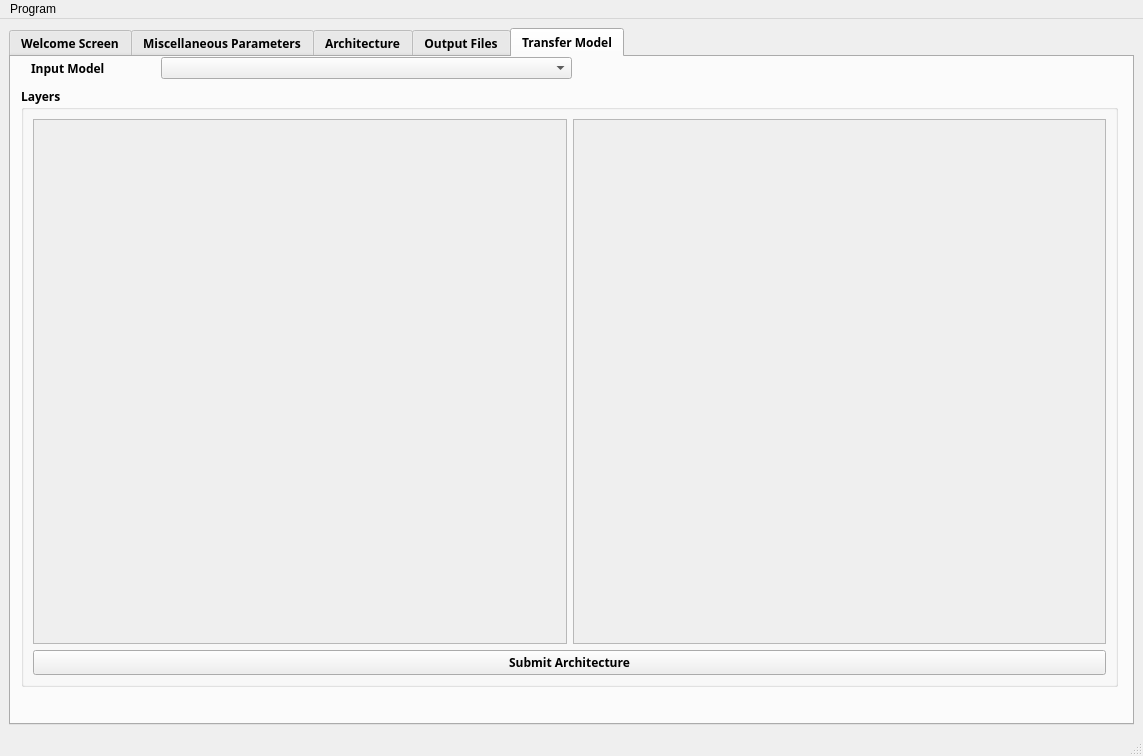
<?xml version="1.0" encoding="UTF-8"?>
<ui version="4.0">
 <class>MainWindow</class>
 <widget class="QMainWindow" name="MainWindow">
  <property name="geometry">
   <rect>
    <x>0</x>
    <y>0</y>
    <width>1143</width>
    <height>756</height>
   </rect>
  </property>
  <property name="windowTitle">
   <string>MainWindow</string>
  </property>
  <widget class="QWidget" name="centralwidget">
   <layout class="QVBoxLayout" name="verticalLayout_11">
    <item>
     <widget class="QTabWidget" name="tabWidget">
      <property name="sizePolicy">
       <sizepolicy hsizetype="Expanding" vsizetype="Expanding">
        <horstretch>0</horstretch>
        <verstretch>0</verstretch>
       </sizepolicy>
      </property>
      <property name="font">
       <font>
        <family>Siemens Sans</family>
        <weight>75</weight>
        <bold>true</bold>
       </font>
      </property>
      <property name="autoFillBackground">
       <bool>false</bool>
      </property>
      <property name="styleSheet">
       <string notr="true"/>
      </property>
      <property name="currentIndex">
       <number>4</number>
      </property>
      <widget class="QWidget" name="Dashboard">
       <attribute name="title">
        <string>Welcome Screen</string>
       </attribute>
       <layout class="QVBoxLayout" name="verticalLayout_10">
        <item>
         <widget class="QLabel" name="label">
          <property name="font">
           <font>
            <family>Siemens Sans</family>
            <pointsize>14</pointsize>
            <weight>75</weight>
            <bold>true</bold>
           </font>
          </property>
          <property name="styleSheet">
           <string notr="true"/>
          </property>
          <property name="text">
           <string>&lt;html&gt;&lt;head/&gt;&lt;body&gt;&lt;p align=&quot;center&quot;&gt;Application Specific Deep Learning Accelerator&lt;/p&gt;&lt;/body&gt;&lt;/html&gt;</string>
          </property>
         </widget>
        </item>
       </layout>
      </widget>
      <widget class="QWidget" name="Params">
       <attribute name="title">
        <string>Miscellaneous Parameters</string>
       </attribute>
       <layout class="QVBoxLayout" name="verticalLayout_16">
        <item>
         <layout class="QVBoxLayout" name="Params_Layout">
          <property name="bottomMargin">
           <number>29</number>
          </property>
          <item>
           <layout class="QHBoxLayout" name="horizontalLayout_6">
            <item>
             <layout class="QFormLayout" name="formLayout">
              <item row="0" column="0">
               <spacer name="verticalSpacer_7">
                <property name="orientation">
                 <enum>Qt::Vertical</enum>
                </property>
                <property name="sizeHint" stdset="0">
                 <size>
                  <width>20</width>
                  <height>40</height>
                 </size>
                </property>
               </spacer>
              </item>
              <item row="1" column="0">
               <widget class="QLabel" name="inputWidth_label">
                <property name="text">
                 <string>Input Width</string>
                </property>
               </widget>
              </item>
              <item row="1" column="1">
               <widget class="QLineEdit" name="inputWidth_lineEdit"/>
              </item>
              <item row="2" column="0">
               <spacer name="verticalSpacer_9">
                <property name="orientation">
                 <enum>Qt::Vertical</enum>
                </property>
                <property name="sizeHint" stdset="0">
                 <size>
                  <width>20</width>
                  <height>40</height>
                 </size>
                </property>
               </spacer>
              </item>
              <item row="3" column="0">
               <widget class="QLabel" name="inputTypeLabel">
                <property name="text">
                 <string>Input Type</string>
                </property>
               </widget>
              </item>
              <item row="3" column="1">
               <widget class="QComboBox" name="inputTypeComboBox"/>
              </item>
              <item row="4" column="0">
               <spacer name="verticalSpacer">
                <property name="orientation">
                 <enum>Qt::Vertical</enum>
                </property>
                <property name="sizeHint" stdset="0">
                 <size>
                  <width>20</width>
                  <height>40</height>
                 </size>
                </property>
               </spacer>
              </item>
              <item row="5" column="0">
               <widget class="QLabel" name="inputHeight_label">
                <property name="text">
                 <string>Input Height</string>
                </property>
               </widget>
              </item>
              <item row="5" column="1">
               <widget class="QLineEdit" name="inputHeight_lineEdit"/>
              </item>
              <item row="6" column="0">
               <spacer name="verticalSpacer_2">
                <property name="orientation">
                 <enum>Qt::Vertical</enum>
                </property>
                <property name="sizeHint" stdset="0">
                 <size>
                  <width>20</width>
                  <height>40</height>
                 </size>
                </property>
               </spacer>
              </item>
              <item row="7" column="0">
               <layout class="QGridLayout" name="gridLayout"/>
              </item>
              <item row="8" column="0">
               <widget class="QLabel" name="batchSize_label">
                <property name="text">
                 <string>Batch Size</string>
                </property>
               </widget>
              </item>
              <item row="8" column="1">
               <widget class="QLineEdit" name="batchSize_lineEdit"/>
              </item>
              <item row="9" column="0">
               <spacer name="verticalSpacer_3">
                <property name="orientation">
                 <enum>Qt::Vertical</enum>
                </property>
                <property name="sizeHint" stdset="0">
                 <size>
                  <width>20</width>
                  <height>40</height>
                 </size>
                </property>
               </spacer>
              </item>
              <item row="10" column="0">
               <widget class="QLabel" name="learningRate_label">
                <property name="text">
                 <string>Learning Rate</string>
                </property>
               </widget>
              </item>
              <item row="10" column="1">
               <widget class="QLineEdit" name="learningRate_lineEdit"/>
              </item>
              <item row="12" column="0">
               <widget class="QLabel" name="numberEpochs_label">
                <property name="text">
                 <string>Number of Epochs</string>
                </property>
               </widget>
              </item>
              <item row="12" column="1">
               <widget class="QLineEdit" name="numberEpochs_lineEdit"/>
              </item>
              <item row="11" column="0">
               <spacer name="verticalSpacer_4">
                <property name="orientation">
                 <enum>Qt::Vertical</enum>
                </property>
                <property name="sizeHint" stdset="0">
                 <size>
                  <width>20</width>
                  <height>40</height>
                 </size>
                </property>
               </spacer>
              </item>
              <item row="13" column="0">
               <spacer name="verticalSpacer_5">
                <property name="orientation">
                 <enum>Qt::Vertical</enum>
                </property>
                <property name="sizeHint" stdset="0">
                 <size>
                  <width>20</width>
                  <height>40</height>
                 </size>
                </property>
               </spacer>
              </item>
             </layout>
            </item>
            <item>
             <layout class="QVBoxLayout" name="verticalLayout_12">
              <item>
               <layout class="QVBoxLayout" name="verticalLayout_14">
                <property name="rightMargin">
                 <number>0</number>
                </property>
                <item>
                 <layout class="QVBoxLayout" name="verticalLayout_20">
                  <property name="spacing">
                   <number>7</number>
                  </property>
                  <item>
                   <spacer name="verticalSpacer_18">
                    <property name="orientation">
                     <enum>Qt::Vertical</enum>
                    </property>
                    <property name="sizeType">
                     <enum>QSizePolicy::Fixed</enum>
                    </property>
                    <property name="sizeHint" stdset="0">
                     <size>
                      <width>20</width>
                      <height>20</height>
                     </size>
                    </property>
                   </spacer>
                  </item>
                  <item>
                   <layout class="QHBoxLayout" name="horizontalLayout_9">
                    <item>
                     <widget class="QLabel" name="optimizer_label_4">
                      <property name="text">
                       <string>Optimizer:</string>
                      </property>
                     </widget>
                    </item>
                    <item>
                     <widget class="QLineEdit" name="selectedOptimizer_QLineEdit">
                      <property name="enabled">
                       <bool>false</bool>
                      </property>
                      <property name="styleSheet">
                       <string notr="true">QLineEdit{
	color: black;
}</string>
                      </property>
                     </widget>
                    </item>
                   </layout>
                  </item>
                  <item>
                   <widget class="QScrollArea" name="scrollArea_5">
                    <property name="widgetResizable">
                     <bool>true</bool>
                    </property>
                    <widget class="QWidget" name="scrollwidget_3">
                     <property name="geometry">
                      <rect>
                       <x>0</x>
                       <y>0</y>
                       <width>98</width>
                       <height>28</height>
                      </rect>
                     </property>
                     <layout class="QVBoxLayout" name="verticalLayout_21">
                      <item>
                       <layout class="QVBoxLayout" name="optimizersList_QVBoxLayout"/>
                      </item>
                     </layout>
                    </widget>
                   </widget>
                  </item>
                  <item>
                   <spacer name="verticalSpacer_11">
                    <property name="orientation">
                     <enum>Qt::Vertical</enum>
                    </property>
                    <property name="sizeType">
                     <enum>QSizePolicy::Fixed</enum>
                    </property>
                    <property name="sizeHint" stdset="0">
                     <size>
                      <width>20</width>
                      <height>20</height>
                     </size>
                    </property>
                   </spacer>
                  </item>
                  <item>
                   <layout class="QHBoxLayout" name="horizontalLayout_10">
                    <item>
                     <widget class="QLabel" name="lossFunction_label_3">
                      <property name="text">
                       <string>Loss Function:</string>
                      </property>
                     </widget>
                    </item>
                    <item>
                     <widget class="QLineEdit" name="selectedLossFunc_QLineEdit">
                      <property name="enabled">
                       <bool>false</bool>
                      </property>
                      <property name="styleSheet">
                       <string notr="true">QLineEdit{
	color: black;
}</string>
                      </property>
                      <property name="text">
                       <string/>
                      </property>
                     </widget>
                    </item>
                   </layout>
                  </item>
                  <item>
                   <widget class="QScrollArea" name="scrollArea_6">
                    <property name="widgetResizable">
                     <bool>true</bool>
                    </property>
                    <widget class="QWidget" name="scrollwidget_5">
                     <property name="geometry">
                      <rect>
                       <x>0</x>
                       <y>0</y>
                       <width>98</width>
                       <height>28</height>
                      </rect>
                     </property>
                     <layout class="QVBoxLayout" name="verticalLayout_22">
                      <item>
                       <layout class="QVBoxLayout" name="lossFuncsList_QVBoxLayout"/>
                      </item>
                     </layout>
                    </widget>
                   </widget>
                  </item>
                  <item>
                   <spacer name="verticalSpacer_19">
                    <property name="orientation">
                     <enum>Qt::Vertical</enum>
                    </property>
                    <property name="sizeType">
                     <enum>QSizePolicy::Fixed</enum>
                    </property>
                    <property name="sizeHint" stdset="0">
                     <size>
                      <width>20</width>
                      <height>20</height>
                     </size>
                    </property>
                   </spacer>
                  </item>
                 </layout>
                </item>
               </layout>
              </item>
             </layout>
            </item>
           </layout>
          </item>
          <item>
           <layout class="QGridLayout" name="gridLayout_2">
            <property name="topMargin">
             <number>0</number>
            </property>
            <item row="0" column="0">
             <widget class="QPushButton" name="submit">
              <property name="maximumSize">
               <size>
                <width>600</width>
                <height>1000</height>
               </size>
              </property>
              <property name="font">
               <font>
                <family>Siemens Sans</family>
                <weight>75</weight>
                <bold>true</bold>
               </font>
              </property>
              <property name="statusTip">
               <string>Submit the parameters written above</string>
              </property>
              <property name="styleSheet">
               <string notr="true"/>
              </property>
              <property name="text">
               <string>Submit Parameters</string>
              </property>
              <property name="default">
               <bool>false</bool>
              </property>
             </widget>
            </item>
           </layout>
          </item>
         </layout>
        </item>
       </layout>
      </widget>
      <widget class="QWidget" name="Architecture">
       <attribute name="title">
        <string>Architecture</string>
       </attribute>
       <layout class="QVBoxLayout" name="verticalLayout_7">
        <item>
         <layout class="QVBoxLayout" name="verticalLayout_6">
          <item>
           <layout class="QVBoxLayout" name="verticalLayout_3">
            <item>
             <widget class="QGroupBox" name="groupBox_3">
              <property name="font">
               <font>
                <family>Siemens Sans</family>
                <weight>75</weight>
                <bold>true</bold>
               </font>
              </property>
              <property name="styleSheet">
               <string notr="true"/>
              </property>
              <property name="title">
               <string>Layers</string>
              </property>
              <layout class="QVBoxLayout" name="verticalLayout_13">
               <item>
                <layout class="QHBoxLayout" name="horizontalLayout">
                 <property name="topMargin">
                  <number>0</number>
                 </property>
                 <item>
                  <layout class="QVBoxLayout" name="verticalLayout_15">
                   <property name="rightMargin">
                    <number>0</number>
                   </property>
                   <item>
                    <widget class="QScrollArea" name="scrollArea">
                     <property name="widgetResizable">
                      <bool>true</bool>
                     </property>
                     <widget class="QWidget" name="scrollAreaWidgetContents_2">
                      <property name="geometry">
                       <rect>
                        <x>0</x>
                        <y>0</y>
                        <width>531</width>
                        <height>558</height>
                       </rect>
                      </property>
                      <layout class="QVBoxLayout" name="verticalLayout_5">
                       <item>
                        <layout class="QVBoxLayout" name="layersList_QVBoxLayout"/>
                       </item>
                      </layout>
                     </widget>
                    </widget>
                   </item>
                  </layout>
                 </item>
                 <item>
                  <widget class="QScrollArea" name="scrollArea_2">
                   <property name="widgetResizable">
                    <bool>true</bool>
                   </property>
                   <widget class="QWidget" name="scrollAreaWidgetContents">
                    <property name="geometry">
                     <rect>
                      <x>0</x>
                      <y>0</y>
                      <width>532</width>
                      <height>560</height>
                     </rect>
                    </property>
                    <layout class="QVBoxLayout" name="verticalLayout_4">
                     <item>
                      <layout class="QVBoxLayout" name="addedLayers_QVBoxLayout"/>
                     </item>
                    </layout>
                   </widget>
                  </widget>
                 </item>
                </layout>
               </item>
              </layout>
             </widget>
            </item>
            <item>
             <layout class="QHBoxLayout" name="horizontalLayout_4">
              <item>
               <widget class="QPushButton" name="Arch">
                <property name="font">
                 <font>
                  <family>Siemens Sans</family>
                  <weight>75</weight>
                  <bold>true</bold>
                 </font>
                </property>
                <property name="text">
                 <string>Submit Architecture</string>
                </property>
               </widget>
              </item>
             </layout>
            </item>
           </layout>
          </item>
         </layout>
        </item>
       </layout>
      </widget>
      <widget class="QWidget" name="OutputFiles">
       <attribute name="title">
        <string>Output Files</string>
       </attribute>
       <layout class="QVBoxLayout" name="verticalLayout_8">
        <item>
         <layout class="QHBoxLayout" name="horizontalLayout_5">
          <property name="topMargin">
           <number>0</number>
          </property>
          <item>
           <layout class="QVBoxLayout" name="verticalLayout_2">
            <property name="topMargin">
             <number>0</number>
            </property>
            <item>
             <widget class="QLabel" name="Lcode">
              <property name="font">
               <font>
                <family>Siemens Sans</family>
                <weight>75</weight>
                <bold>true</bold>
               </font>
              </property>
              <property name="text">
               <string>Code Sample</string>
              </property>
              <property name="alignment">
               <set>Qt::AlignCenter</set>
              </property>
             </widget>
            </item>
            <item>
             <widget class="QTextBrowser" name="codeSample">
              <property name="styleSheet">
               <string notr="true">background-color: white;</string>
              </property>
             </widget>
            </item>
           </layout>
          </item>
          <item>
           <layout class="QVBoxLayout" name="verticalLayout_9">
            <property name="rightMargin">
             <number>0</number>
            </property>
            <item>
             <widget class="QLabel" name="Lgenerated">
              <property name="font">
               <font>
                <family>Siemens Sans</family>
                <weight>75</weight>
                <bold>true</bold>
               </font>
              </property>
              <property name="text">
               <string>Generated Files</string>
              </property>
              <property name="alignment">
               <set>Qt::AlignCenter</set>
              </property>
             </widget>
            </item>
            <item>
             <widget class="QListWidget" name="generatedFiles">
              <property name="autoFillBackground">
               <bool>true</bool>
              </property>
              <property name="styleSheet">
               <string notr="true">background-color: rgb(255, 255, 255);</string>
              </property>
             </widget>
            </item>
           </layout>
          </item>
         </layout>
        </item>
        <item>
         <layout class="QHBoxLayout" name="horizontalLayout_7">
          <property name="spacing">
           <number>20</number>
          </property>
          <property name="topMargin">
           <number>0</number>
          </property>
          <item>
           <widget class="QPushButton" name="generatePyModel_btn">
            <property name="font">
             <font>
              <family>Siemens Sans</family>
              <weight>75</weight>
              <bold>true</bold>
             </font>
            </property>
            <property name="toolTip">
             <string>&lt;html&gt;&lt;head/&gt;&lt;body&gt;&lt;p&gt;Generate pytorch using the parameters submitted&lt;/p&gt;&lt;/body&gt;&lt;/html&gt;</string>
            </property>
            <property name="text">
             <string>Generate Pytorch Model</string>
            </property>
           </widget>
          </item>
          <item>
           <widget class="QPushButton" name="trainPyModel_btn">
            <property name="font">
             <font>
              <family>Siemens Sans</family>
              <weight>75</weight>
              <bold>true</bold>
             </font>
            </property>
            <property name="text">
             <string>Train Pytorch Model</string>
            </property>
           </widget>
          </item>
          <item>
           <widget class="QPushButton" name="systemCWrapper_btn">
            <property name="font">
             <font>
              <family>Siemens Sans</family>
              <weight>75</weight>
              <bold>true</bold>
             </font>
            </property>
            <property name="text">
             <string>SystemC wrapper</string>
            </property>
           </widget>
          </item>
         </layout>
        </item>
       </layout>
      </widget>
      <widget class="QWidget" name="TransferModel">
       <attribute name="title">
        <string>Transfer Model</string>
       </attribute>
       <widget class="QGroupBox" name="groupBox_4">
        <property name="geometry">
         <rect>
          <x>10</x>
          <y>30</y>
          <width>1097</width>
          <height>600</height>
         </rect>
        </property>
        <property name="font">
         <font>
          <family>Siemens Sans</family>
          <weight>75</weight>
          <bold>true</bold>
         </font>
        </property>
        <property name="styleSheet">
         <string notr="true"/>
        </property>
        <property name="title">
         <string>Layers</string>
        </property>
        <layout class="QVBoxLayout" name="verticalLayout_17">
         <item>
          <layout class="QHBoxLayout" name="horizontalLayout_2">
           <property name="topMargin">
            <number>0</number>
           </property>
           <item>
            <layout class="QVBoxLayout" name="verticalLayout_18">
             <property name="rightMargin">
              <number>0</number>
             </property>
             <item>
              <widget class="QScrollArea" name="scrollArea_3">
               <property name="widgetResizable">
                <bool>true</bool>
               </property>
               <widget class="QWidget" name="scrollAreaWidgetContents_3">
                <property name="geometry">
                 <rect>
                  <x>0</x>
                  <y>0</y>
                  <width>531</width>
                  <height>524</height>
                 </rect>
                </property>
                <layout class="QVBoxLayout" name="verticalLayout_19">
                 <item>
                  <layout class="QVBoxLayout" name="layersList_QVBoxLayout_2"/>
                 </item>
                </layout>
               </widget>
              </widget>
             </item>
            </layout>
           </item>
           <item>
            <widget class="QScrollArea" name="scrollArea_4">
             <property name="widgetResizable">
              <bool>true</bool>
             </property>
             <widget class="QWidget" name="scrollAreaWidgetContents_4">
              <property name="geometry">
               <rect>
                <x>0</x>
                <y>0</y>
                <width>532</width>
                <height>526</height>
               </rect>
              </property>
              <layout class="QVBoxLayout" name="verticalLayout_23">
               <item>
                <layout class="QVBoxLayout" name="addedLayers_QVBoxLayout_2"/>
               </item>
              </layout>
             </widget>
            </widget>
           </item>
          </layout>
         </item>
         <item>
          <widget class="QPushButton" name="Arch_2">
           <property name="font">
            <font>
             <family>Siemens Sans</family>
             <weight>75</weight>
             <bold>true</bold>
            </font>
           </property>
           <property name="text">
            <string>Submit Architecture</string>
           </property>
          </widget>
         </item>
        </layout>
       </widget>
       <widget class="QLabel" name="inputModelLabel_2">
        <property name="geometry">
         <rect>
          <x>20</x>
          <y>0</y>
          <width>91</width>
          <height>22</height>
         </rect>
        </property>
        <property name="text">
         <string>Input Model</string>
        </property>
       </widget>
       <widget class="QComboBox" name="inputModelComboBox_1">
        <property name="geometry">
         <rect>
          <x>150</x>
          <y>0</y>
          <width>411</width>
          <height>22</height>
         </rect>
        </property>
       </widget>
       <widget class="QWidget" name="verticalLayoutWidget">
        <property name="geometry">
         <rect>
          <x>9</x>
          <y>-1</y>
          <width>1101</width>
          <height>651</height>
         </rect>
        </property>
        <layout class="QVBoxLayout" name="verticalLayout">
         <item>
          <layout class="QHBoxLayout" name="horizontalLayout_3"/>
         </item>
        </layout>
       </widget>
      </widget>
     </widget>
    </item>
   </layout>
  </widget>
  <widget class="QStatusBar" name="statusbar"/>
  <widget class="QMenuBar" name="menuBar">
   <property name="geometry">
    <rect>
     <x>0</x>
     <y>0</y>
     <width>1143</width>
     <height>26</height>
    </rect>
   </property>
   <widget class="QMenu" name="menuProgram">
    <property name="title">
     <string>Program</string>
    </property>
    <addaction name="actionReset"/>
    <addaction name="separator"/>
   </widget>
   <addaction name="menuProgram"/>
  </widget>
  <action name="actionReset">
   <property name="text">
    <string>Reset</string>
   </property>
  </action>
 </widget>
 <tabstops>
  <tabstop>Arch</tabstop>
  <tabstop>codeSample</tabstop>
  <tabstop>generatedFiles</tabstop>
  <tabstop>generatePyModel_btn</tabstop>
  <tabstop>trainPyModel_btn</tabstop>
  <tabstop>systemCWrapper_btn</tabstop>
 </tabstops>
 <resources/>
 <connections/>
</ui>
